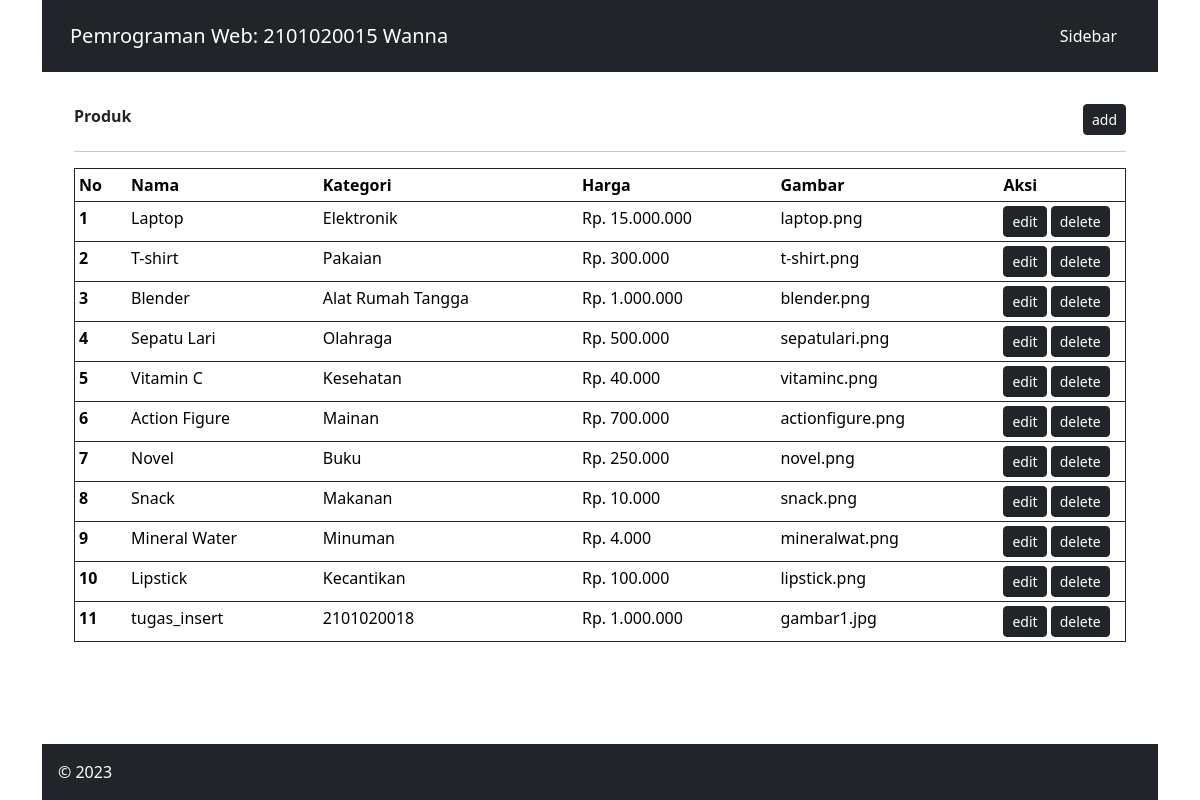
The app's page /admin/index.php with its own data.
### tables this page shows
CREATE TABLE `produk` (
  `id_produk` int(11) NOT NULL,
  `nama_produk` varchar(255) NOT NULL,
  `harga` int(11) NOT NULL,
  `gambar` varchar(255) NOT NULL,
  `id_kategori` int(11) NOT NULL
);

CREATE TABLE `kategori` (
  `id_kategori` int(11) NOT NULL,
  `nama_kategori` varchar(255) NOT NULL
);

### admin/produk.php (the view)
<div class="row justify-content-between">
	<div class="col-10"><b>Produk </b></div>
	<div class="col-2 d-flex justify-content-end align-items-end">
		<a href="index.php?page=produk-add"><button class="btn btn-dark btn-sm" type="button">add</button></a>
	</div>
</div>
<hr>
<table class="table table-sm border border-dark">
	<thead class="thead-dark">
		<tr>
			<th scope="col" width="5%">No</th>
			<th scope="col">Nama</th>
			<th scope="col">Kategori</th>
			<th scope="col">Harga</th>
			<th scope="col">Gambar</th>
			<th scope="col" width="12%">Aksi</th>
		</tr>
	</thead>
	<tbody>
		<?php
		$que   	= "SELECT * FROM produk INNER JOIN kategori ON produk.id_kategori=kategori.id_kategori order by id_produk";
		$select = mysqli_query($con,$que);
		while($data= mysqli_fetch_array($select)){
			?>
			<tr>
				<th scope="row"><?php echo $data['id_produk']; ?></th>
				<td><?php echo $data['nama_produk']; ?></td>
				<td><?php echo $data['nama_kategori']; ?></td>
				<td class="align-right">
					<?php
					$uang = $data['harga'];
					$uang_format = number_format($uang, 0, ',', '.');
					echo "Rp. " . $uang_format;
					?>
				</td>
				<td><?php echo $data['gambar']; ?></td>
				<td>
					<button class="btn btn-dark btn-sm" type="button">edit</button>
					<a href="index.php?page=produk-del&id=<?php echo $data['id_produk']; ?>"><button class="btn btn-dark btn-sm" type="button">delete</button></a>
				</td>
			</tr>
		<?php } ?>
	</tbody>
</table>

### admin/index.php (shortened to what this page needs)
<!DOCTYPE html>
<html lang="en">
<head>
    <link href="https://cdn.jsdelivr.net/npm/bootstrap@5.3.2/dist/css/bootstrap.min.css" rel="stylesheet">
</head>
<body class="container d-flex flex-column h-100">
    <header>
        <nav class="navbar navbar-expand-lg navbar-dark bg-dark p-3">
            <div class="container">
                <a class="navbar-brand" href="#">Pemrograman Web: 2101020015 Wanna</a>
                <button class="btn btn-dark" type="button" data-bs-toggle="collapse" data-bs-target="#collapseExample" aria-expanded="false" aria-controls="collapseExample">
                    Sidebar
                </button>
            </div>
        </nav>
    </header>
    <div class="container flex-grow-1" id="content">
        <div class="row h-100">
            <div class="col p-3 h-100">
                <div class="p-3">
                    <?php
                    include "../sql.php";
                    $halaman = isset($_GET['page']) ? $_GET['page'] : 'produk';
                    switch ($halaman) {
                        default:
                            include('produk.php');
                            break;
                    }
                    ?>
            </div>
        </div>
    </div>
</div>
<footer class="bg-dark text-white p-3" >
    <a>&copy; 2023</a>
</footer>
</body>
</html>

### admin/index.php (style rules this page uses)
html, body { height: 100%; }

### records on screen
produk: id_produk "1", nama_produk "Laptop", id_kategori.nama_kategori "Elektronik", harga "15.000.000", gambar "laptop.png"
produk: id_produk "2", nama_produk "T-shirt", id_kategori.nama_kategori "Pakaian", harga "300.000", gambar "t-shirt.png"
produk: id_produk "3", nama_produk "Blender", id_kategori.nama_kategori "Alat Rumah Tangga", harga "1.000.000", gambar "blender.png"
produk: id_produk "4", nama_produk "Sepatu Lari", id_kategori.nama_kategori "Olahraga", harga "500.000", gambar "sepatulari.png"
produk: id_produk "5", nama_produk "Vitamin C", id_kategori.nama_kategori "Kesehatan", harga "40.000", gambar "vitaminc.png"
produk: id_produk "6", nama_produk "Action Figure", id_kategori.nama_kategori "Mainan", harga "700.000", gambar "actionfigure.png"
produk: id_produk "7", nama_produk "Novel", id_kategori.nama_kategori "Buku", harga "250.000", gambar "novel.png"
produk: id_produk "8", nama_produk "Snack", id_kategori.nama_kategori "Makanan", harga "10.000", gambar "snack.png"
produk: id_produk "9", nama_produk "Mineral Water", id_kategori.nama_kategori "Minuman", harga "4.000", gambar "mineralwat.png"
produk: id_produk "10", nama_produk "Lipstick", id_kategori.nama_kategori "Kecantikan", harga "100.000", gambar "lipstick.png"
produk: id_produk "11", nama_produk "tugas_insert", id_kategori.nama_kategori "2101020018", harga "1.000.000", gambar "gambar1.jpg"
